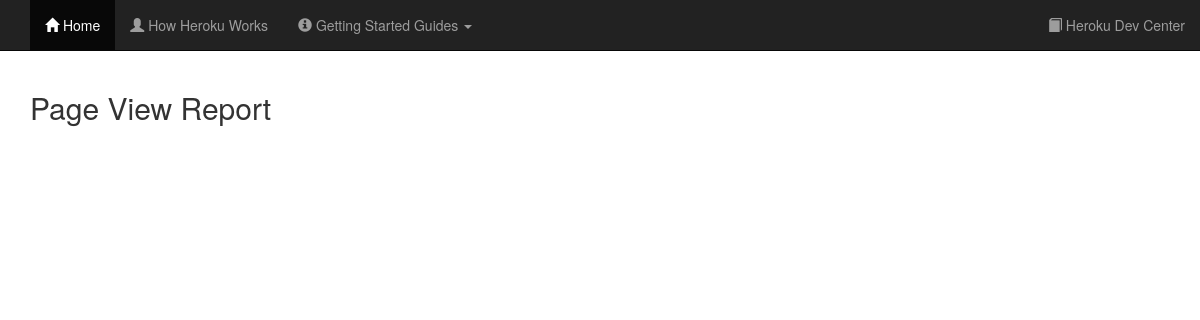
The page /phone/ on the database as committed earlier.
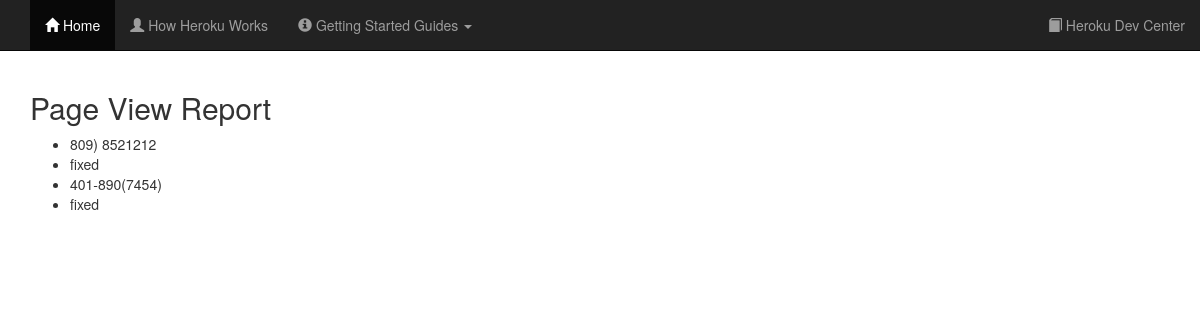
The same page on the database as committed later.
### chinola/models.py (models this page shows)
class Account(models.Model):
    phone = models.CharField(max_length=14)
    name = models.CharField(max_length=255)
    zipcode = models.CharField(max_length=5)
    city = models.CharField(max_length=55)
    state = models.CharField(max_length=55)

### chinola/views.py (the view)
# urls.py: path('phone/',  views.phone, name = 'phone'),
def phone(request):
	a = Account.objects.all()
	df = read_frame(a)
	df['PHONE_clean'] = df.phone.apply(tidy_phone_ext)
	l_df = []
	d_d = read_frame(a).to_dict()
	return render(request, 'db.html', {'greetings': a,'fixed':'fixed'})

### chinola/templates/db.html
{% extends "base.html" %}
{% load staticfiles %}
{% block content %}
  <div class="container">
<h2>Page View Report</h2>
<ul>
{% for greeting in greetings %}
    <li> {{ greeting.phone }} </li>
    <li> {{ fixed }} </li>
{% endfor %}
</ul>
</div>
{% endblock %}

### chinola/templates/base.html (shortened to what this page needs)
<!DOCTYPE html>
<html>
<head>
  <link rel="stylesheet" type="text/css" href="//maxcdn.bootstrapcdn.com/bootstrap/3.3.4/css/bootstrap.min.css" />
</head>
<body>
<nav class="navbar navbar-default navbar-static-top navbar-inverse">
  <div class="container">
    <ul class="nav navbar-nav">
      <li class="active">
        <a href="/"><span class="glyphicon glyphicon-home"></span> Home</a>
      </li>
      <li>
        <a href="https://devcenter.heroku.com/articles/how-heroku-works"><span class="glyphicon glyphicon-user"></span> How Heroku Works</a>
      </li>
      <li class="dropdown">
        <a href="#" class="dropdown-toggle" data-toggle="dropdown" role="button" aria-expanded="false"><span class="glyphicon glyphicon-info-sign"></span> Getting Started Guides <span class="caret"></span></a>
      </li>
    </ul>
    <ul class="nav navbar-nav navbar-right">
      <li class="navbar-right">
        <a href="https://devcenter.heroku.com"><span class="glyphicon glyphicon-book"></span> Heroku Dev Center</a>
      </li>
    </ul>
  </div>
</nav>
{% block content %}{% endblock %}
</body>
</html>

Rows that differ between the two databases and show on the page:
added Account: phone "809) 8521212", fixed "fixed"
added Account: phone "401-890(7454)", fixed "fixed"
